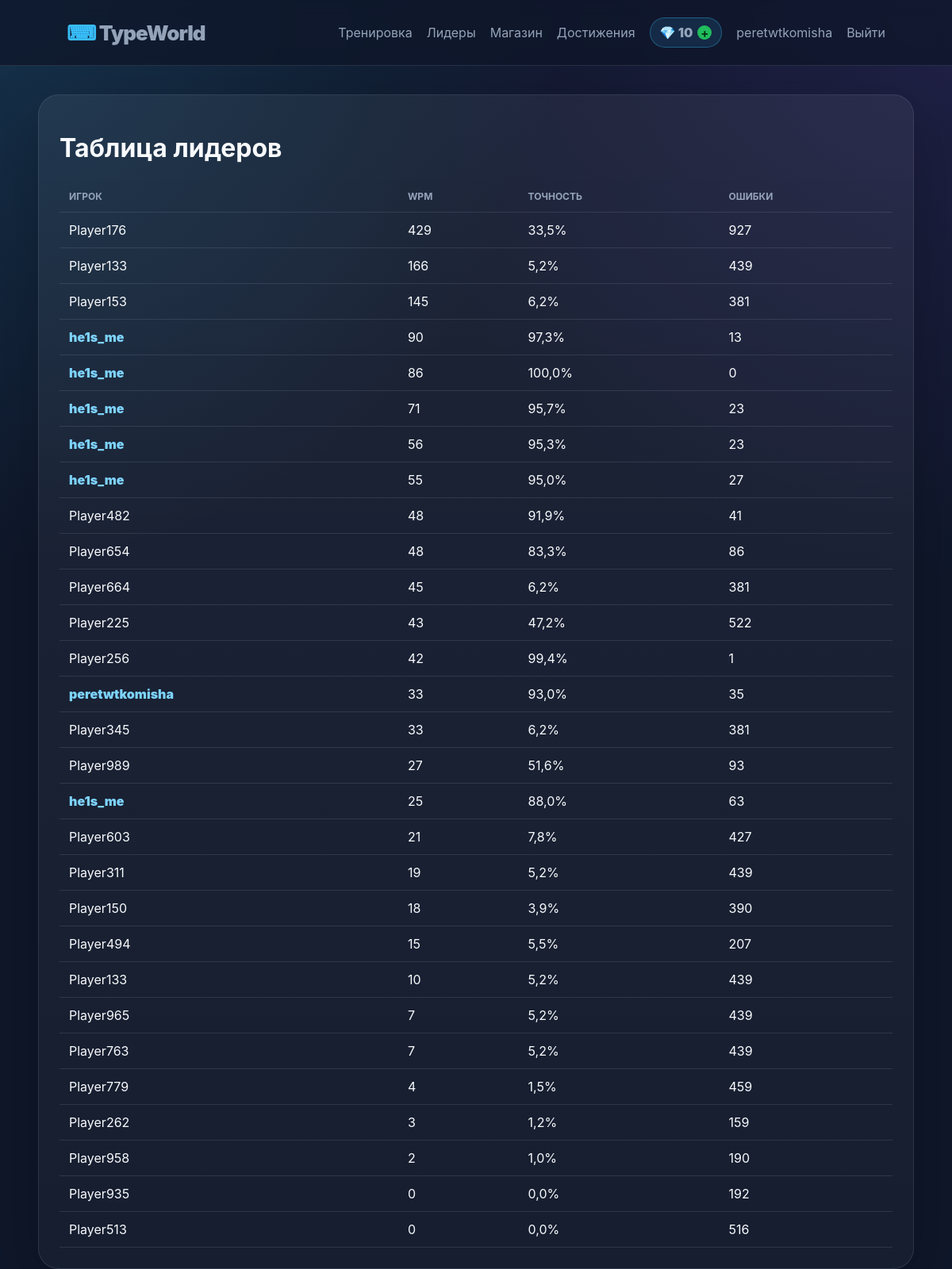
Screenshot of /leaderboard/ (signed in) with the database file from the repository.
### races/models.py (models this page shows, shortened)
class RaceResult(models.Model):
    user = models.ForeignKey(User, on_delete=models.SET_NULL, null=True, blank=True)
    room = models.ForeignKey(RaceRoom, on_delete=models.SET_NULL, null=True, blank=True)
    player_name = models.CharField(max_length=80, default='Игрок')
    wpm = models.PositiveIntegerField(default=0)
    accuracy = models.FloatField(default=0)
    errors = models.PositiveIntegerField(default=0)
    is_win = models.BooleanField(default=False)
    finished_at = models.DateTimeField(default=timezone.now)
    class Meta:
        ordering = ['-wpm', '-accuracy', 'errors']

### races/views.py (the view)
# urls.py: path('leaderboard/', views.leaderboard, name='leaderboard'),
def leaderboard(request):
    results = RaceResult.objects.select_related('room', 'user', 'user__typeworld_profile')[:50]
    return render(request, 'races/leaderboard.html', {'results': results})

### races/context_processors.py (called while the page is built)
def _has_env_pair(a, b):
    return bool(os.environ.get(a, '').strip() and os.environ.get(b, '').strip())

### races/templates/races/leaderboard.html
{% extends 'races/base.html' %}
{% block content %}
<div class="card">
  <h1>Таблица лидеров</h1>
  {% include 'races/results_table.html' %}
</div>
{% endblock %}

### races/templates/races/base.html (shortened to what this page needs)
{% load static %}
<!doctype html>
<html lang="ru">
<head>
  <link rel="stylesheet" href="{% static 'races/css/style.css' %}">
</head>
<body>
  <nav class="nav">
    <a class="brand" href="/">TypeWorld</a>
    <div class="nav-links">
      <a href="{% url 'race_solo' %}">Тренировка</a>
      <a href="{% url 'leaderboard' %}">Лидеры</a>
      <a href="{% url 'shop' %}">Магазин</a>
      {% if user.is_authenticated %}
        <a href="{% url 'achievements' %}">Достижения</a>
        <a class="crystal-balance" href="{% url 'buy_crystals' %}" title="Купить кристаллики">💎 {{ typeworld_crystals }} <b class="crystal-plus">+</b></a>
        <a href="{% url 'profile' %}">{{ user.username }}</a>
        <a href="{% url 'logout' %}">Выйти</a>
      {% else %}
        <a href="{% url 'login' %}">Войти</a>
      {% endif %}
    </div>
  </nav>
  <main class="container">
    {% block content %}{% endblock %}
  </main>
</body>
</html>

### races/templates/races/results_table.html
<table class="table">
  <thead><tr><th>Игрок</th><th>WPM</th><th>Точность</th><th>Ошибки</th></tr></thead>
  <tbody>
  {% for result in results %}
    <tr><td>{% if result.user_id %}<a class="profile-link" href="{% url 'public_profile' result.user_id %}">{{ result.player_name }}</a>{% else %}{{ result.player_name }}{% endif %}</td><td>{{ result.wpm }}</td><td>{{ result.accuracy|floatformat:1 }}%</td><td>{{ result.errors }}</td></tr>
  {% empty %}
    <tr><td colspan="4">Пока нет результатов</td></tr>
  {% endfor %}
  </tbody>
</table>

### races/static/races/css/style.css (style rules this page uses)
:root { --bg:#0f172a;--panel:#111c33;--card:#16213b;--muted:#94a3b8;--text:#f8fafc;--accent:#38bdf8;--accent2:#8b5cf6;--danger:#fb7185;--ok:#22c55e;--border:rgba(148,163,184,.18) }
* { box-sizing:border-box }
body { margin:0;background:radial-gradient(circle at top left,rgba(56,189,248,.16),transparent 35%),radial-gradient(circle at top right,rgba(139,92,246,.14),transparent 36%),var(--bg);color:var(--text);font-family:Inter,Segoe UI,Arial,sans-serif;min-height:100vh }
.nav { display:flex;justify-content:space-between;align-items:center;padding:22px 7vw;border-bottom:1px solid var(--border);backdrop-filter:blur(10px);position:sticky;top:0;background:rgba(15,23,42,.78);z-index:2 }
.brand { font-size:26px;font-weight:900;color:var(--text);text-decoration:none;letter-spacing:-.04em }
.brand:before { content:'⌨ ';color:var(--accent) }
.nav-links { display:flex;gap:18px;align-items:center }
.nav a { color:var(--muted);text-decoration:none }
.container { width:min(1180px,92vw);margin:36px auto }
.card,.join-card,.auth-card { background:linear-gradient(180deg,rgba(255,255,255,.06),rgba(255,255,255,.03));border:1px solid var(--border);border-radius:26px;padding:26px;box-shadow:0 24px 80px rgba(0,0,0,.24) }
.table { width:100%;border-collapse:collapse }
.table th,.table td { padding:12px;border-bottom:1px solid var(--border);text-align:left }
.table th { color:var(--muted);font-size:12px;text-transform:uppercase }
.crystal-balance { display:inline-flex;align-items:center;gap:6px;border:1px solid rgba(56,189,248,.35);background:rgba(56,189,248,.12);color:#e0f2fe;border-radius:999px;padding:8px 12px;font-weight:900;white-space:nowrap }
.crystal-balance { text-decoration:none }
.crystal-plus { display:inline-grid;place-items:center;width:18px;height:18px;border-radius:999px;background:rgba(34,197,94,.95);color:#052e16;font-size:15px;line-height:1 }
.profile-link { color:#7dd3fc;text-decoration:none;font-weight:900 }

### rows the page displays
RaceResult: player_name "Player176", wpm "429", accuracy "33,5", errors "927"
RaceResult: player_name "Player133", wpm "166", accuracy "5,2", errors "439"
RaceResult: player_name "Player153", wpm "145", accuracy "6,2", errors "381"
RaceResult: player_name "he1s_me", wpm "90", accuracy "97,3", errors "13"
RaceResult: player_name "he1s_me", wpm "86", accuracy "100,0", errors "0"
RaceResult: player_name "he1s_me", wpm "71", accuracy "95,7", errors "23"
RaceResult: player_name "he1s_me", wpm "56", accuracy "95,3", errors "23"
RaceResult: player_name "he1s_me", wpm "55", accuracy "95,0", errors "27"
RaceResult: player_name "Player482", wpm "48", accuracy "91,9", errors "41"
RaceResult: player_name "Player654", wpm "48", accuracy "83,3", errors "86"
RaceResult: player_name "Player664", wpm "45", accuracy "6,2", errors "381"
RaceResult: player_name "Player225", wpm "43", accuracy "47,2", errors "522"
RaceResult: player_name "Player256", wpm "42", accuracy "99,4", errors "1"
RaceResult: player_name "peretwtkomisha", wpm "33", accuracy "93,0", errors "35"
RaceResult: player_name "Player345", wpm "33", accuracy "6,2", errors "381"
RaceResult: player_name "Player989", wpm "27", accuracy "51,6", errors "93"
RaceResult: player_name "he1s_me", wpm "25", accuracy "88,0", errors "63"
RaceResult: player_name "Player603", wpm "21", accuracy "7,8", errors "427"
RaceResult: player_name "Player311", wpm "19", accuracy "5,2", errors "439"
RaceResult: player_name "Player150", wpm "18", accuracy "3,9", errors "390"
RaceResult: player_name "Player494", wpm "15", accuracy "5,5", errors "207"
RaceResult: player_name "Player133", wpm "10", accuracy "5,2", errors "439"
RaceResult: player_name "Player965", wpm "7", accuracy "5,2", errors "439"
RaceResult: player_name "Player763", wpm "7", accuracy "5,2", errors "439"
RaceResult: player_name "Player779", wpm "4", accuracy "1,5", errors "459"
RaceResult: player_name "Player262", wpm "3", accuracy "1,2", errors "159"
RaceResult: player_name "Player958", wpm "2", accuracy "1,0", errors "190"
RaceResult: player_name "Player935", wpm "0", accuracy "0,0", errors "192"
RaceResult: player_name "Player513", wpm "0", accuracy "0,0", errors "516"

### other values shown
{{ typeworld_crystals }} "10"
{{ user.username }} "peretwtkomisha"
